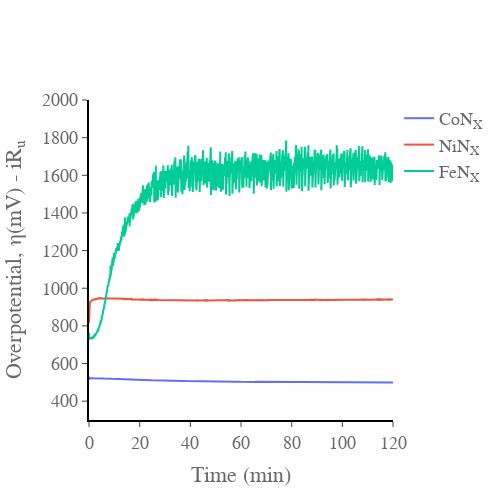

Here is the notebook cell this chart was saved with:
### Code cell
import numpy as np
import plotly.graph_objects as go
import pandas as pd
import plotly.express as px
from EC_data_processing_lib import get_header_length
from EC_data_processing_lib import analyse_file
from EC_data_processing_lib import get_decimal_separator
from pandas import DataFrame as df

fig = go.Figure()

#the following section uploads the data. You need to update the dataset array when you add or remove files. 
CoNx_dict = {
'Ru' : 0.85,  #measured resistance in ohms
'data' : 'Data/2022_01_05 CoNx Ti electrode1 exp2_03_CP_C05.mpt', #file path the slash needs to be '/' rather than the '\' which is automatic
'label' : 'CoN<sub>X</sub>',
'cal' : 0.309, #calibration of the Hg/HgO electrode vs RHE converting to overpotential vs OER MUST BE UPDATED WHEN USING A DIFFERENT REF ELECTRODE
}

NiNx_dict = {
'Ru' : 0.85,  #measured resistance in ohms
'data' : 'Data/2022_01_04 NiNx Ti electrode1 CV post tafel, bulk_03_CP_C05.mpt',
'label' : 'NiN<sub>X</sub>',
'cal' : 0.309,
}

FeNx_dict = {
'Ru' : 0.85,  #measured resistance in ohms
'data' : 'Data/2022_01_11 FeNx Ti electrode set2_03_CP_C05.mpt',
'label' : 'FeN<sub>X</sub>',
'cal' : 0.309,
}

dataset = [CoNx_dict, NiNx_dict, FeNx_dict]

for i in dataset:
    headerlength = get_header_length(i['data'])
    data = pd.read_csv(i['data'], encoding='ansi', sep="\t", decimal=get_decimal_separator(i['data']),  skiprows=range(headerlength))
    voltage = data['<Ewe>/V']
    time = data['time/s']/60  #converts seconds to minutes
    time = time - time[0] #sets intitial time to 0
    endtime = time[-10:]
    voltage_corrected = data['<Ewe>/V'] - data['I/mA'] * i['Ru']/1000 - i['cal'] #does the iR correction converts to overpotential
    voltage_corrected = voltage_corrected*1000
    
    j = 0
    Final_Values = []
    # calculates the final overpotential values and prints them along with standard deviation    
    for j in (time[time>115]):
        final_η = df.mean(voltage_corrected)
        final_η = np.round(final_η)
        final_η_error = df.std(voltage_corrected)
        final_η_error = np.round(final_η_error)
        Final_Values = ([i['label'], float(final_η), float(final_η_error)]) 
    Final_Values = np.array(Final_Values)
    
    print(Final_Values)

    fig.add_trace(go.Scatter(
        x=time,
        y=voltage_corrected,
        name= i['label']
    )
    
    
    
    )
fig.update_xaxes(range=[0, 120],
    nticks=10,
    ticks='outside',
    showgrid=False, gridwidth=1, gridcolor='grey',
    zeroline=False, zerolinecolor='grey', zerolinewidth= 1,
    showline=True, linewidth=2, linecolor='black')

fig.update_yaxes(range=[300, 2000],
    nticks=10,
    showgrid=False, gridwidth=1, gridcolor='grey',
    ticks='outside',
    zeroline=True, zerolinecolor='grey', zerolinewidth= 1,
    showline=True, linewidth=2, linecolor='black')
fig.update_layout(
    #title="CV",
    xaxis_title="Time (min)",
    yaxis_title="Overpotential, η(mV) - iR<sub>u</sub>",
    font=dict(
        family="Times New Roman, monospace",
        size=18,
        color="dimgrey"
        
    )
)

fig.update_layout({
    "plot_bgcolor": "rgba(0, 0, 0, 0)",
    'paper_bgcolor': 'rgba(0, 0, 0, 0)', #sets the background to be transparent... might appear black in .jpeg but will be transparent in the .svg
})
fig.update_layout(
    width = 500,
    height = 500)
fig.show()
fig.write_image('Chronopotentiometry.jpeg')
fig.write_image('Chronopotentiometry.svg')

### Figure 1 — Plotly figure (JSON) as saved in the notebook; plotly's stock layout.template omitted (floating-point values rounded to 4 significant figures; data arrays with more than 128 entries replaced by an {"elided": "..."} marker saying what was removed)
{"data": [{"name": "CoN<sub>X</sub>", "type": "scatter", "x": {"elided": "7201 float values"}, "y": {"elided": "7201 float values"}}, {"name": "NiN<sub>X</sub>", "type": "scatter", "x": {"elided": "7201 float values"}, "y": {"elided": "7201 float values"}}, {"name": "FeN<sub>X</sub>", "type": "scatter", "x": {"elided": "7201 float values"}, "y": {"elided": "7201 float values"}}], "layout": {"font": {"color": "dimgrey", "family": "Times New Roman, monospace", "size": 18}, "height": 500, "paper_bgcolor": "rgba(0, 0, 0, 0)", "plot_bgcolor": "rgba(0, 0, 0, 0)", "width": 500, "xaxis": {"gridcolor": "grey", "gridwidth": 1, "linecolor": "black", "linewidth": 2, "nticks": 10, "range": [0, 120], "showgrid": false, "showline": true, "ticks": "outside", "title": {"text": "Time (min)"}, "zeroline": false, "zerolinecolor": "grey", "zerolinewidth": 1}, "yaxis": {"gridcolor": "grey", "gridwidth": 1, "linecolor": "black", "linewidth": 2, "nticks": 10, "range": [300, 2000], "showgrid": false, "showline": true, "ticks": "outside", "title": {"text": "Overpotential, η(mV) - iR<sub>u</sub>"}, "zeroline": true, "zerolinecolor": "grey", "zerolinewidth": 1}}}
